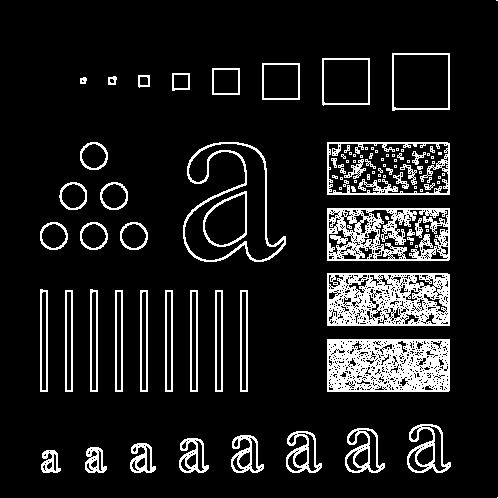

This chart was generated by the following Python code:
"""
COMP422 Project 1 Task 1.1: Edge Detection
William Wallace
11/08/2020
"""
# Source: https://www.adeveloperdiary.com/data-science/computer-vision/how-to-implement-sobel-edge-detection-using-python-from-scratch/ 

import numpy as np
import imageio
from matplotlib.pyplot import imread

def main():
    im = imageio.imread('test-pattern.tif')   
    final_image = apply_filter(im)            
    final_image[final_image < 20] = 0             
    final_image[final_image >= 20] = 255
    final_image = final_image.astype('uint8')    
    imageio.imwrite('sobel.jpg', final_image)   #Save the processed image as jpg format
  
def apply_filter(image):
    x_kernel = np.array([[-1,0,1],
                         [-2,0,2],
                         [-1,0,1]])

    y_kernel = np.array([[-1,-2,-1],
                         [0,0,0],
                         [1,2,1]])

    row_result = apply_convolution(image, x_kernel)
    col_result = apply_convolution(image, y_kernel)

    filtered = np.sqrt(row_result * row_result + col_result * col_result)

    return filtered

def apply_convolution(image, kernel):
    y, x = image.shape
    y = y - 2
    x = x - 2
    new_img = np.zeros((y,x))
    for i in range(y):
        for j in range(x):
            new_img[i][j] = np.sum(image[i:i+3, j:j+3] *kernel)
    return new_img

# Execute program
main()